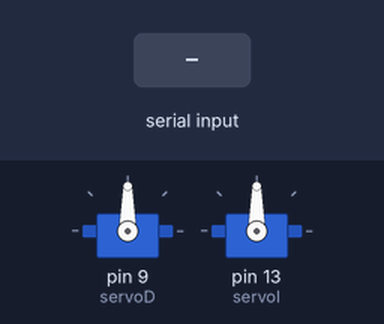
This sketch was run on a simulated Arduino Uno, built with avr-gcc and run on an emulated ATmega328P. On the bench: 2 × servo. The inputs (shaded band) are chosen by the test bench. What the sketch prints to the serial monitor is not drawn.

Above: at 1.2 s.
1.3 s: "j" received over Serial
At 1.7 s:
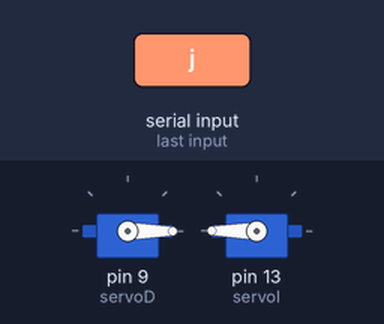
4.3 s: "s" received over the second serial link
At 5.7 s:
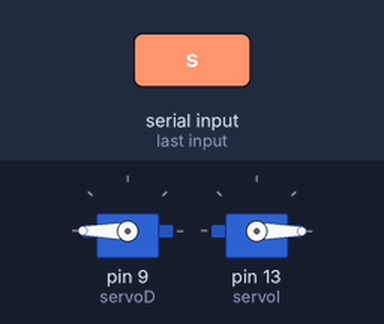
6.4 s: "a" received over Serial
At 6.8 s:
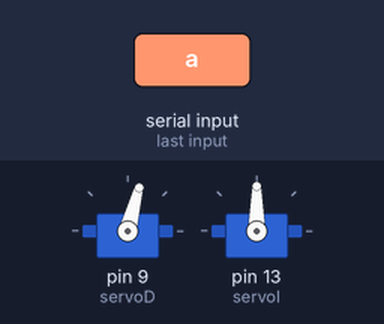
7.9 s: "g" received over the second serial link
At 8.05 s:
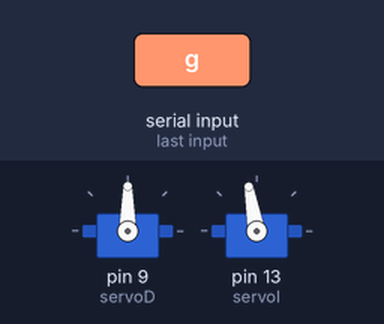
10.9 s: "a" received over the second serial link
At 11.35 s:
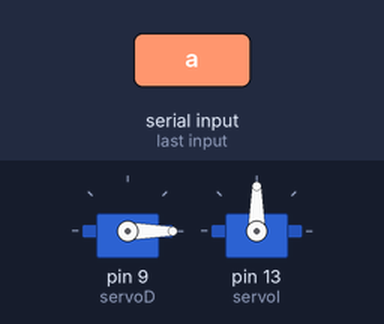
13.0 s: "j" received over the second serial link
At 13.7 s:
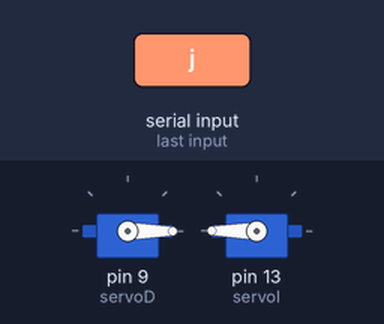
Timing chart, 0 to 16.0 s (numbered marks = the images above; inputs shaded):
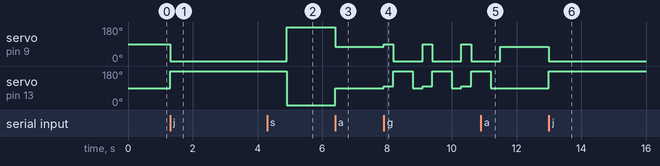

The sketch:

Proyecto.ino
```cpp
#include <Servo.h>
#include <SoftwareSerial.h>
#define horario 0
#define antihorario 180
#define detener 90
#define TXbluetooth 3
#define RXbluetooth 2

Servo servoD, servoI;

char orden;
SoftwareSerial BT(RXbluetooth,TXbluetooth);

void setup()
{
  servoD.attach(9);
  servoI.attach(13);
  Serial.begin(9600);
  BT.begin(9600);

}

void loop(){
  if (Serial.available() > 0)
  {
    orden = Serial.read();
    Serial.write(orden);
  }

  if (BT.available() > 0)
  {
    orden = BT.read();
    Serial.write(orden);
  }

  switch(orden){
  case 'w':  //Adelante
  servoD.write(horario);
  servoI.write(antihorario);
  break;

  case 's': //Atras
  servoD.write(antihorario);
  servoI.write(horario);
  break;

  case 'a':  //Girar izquierda
  servoD.write(75);
  servoI.write(detener);
  break;

  case 'd':  //Girar derecha
  servoD.write(detener);
  servoI.write(100);
  break;

  case 'y':  //Detenerse
  servoD.write(detener);
  servoI.write(detener);
  break;

  case 'j':  // Correr con curva
  servoD.write(horario);
  servoI.write(antihorario);
  delay(900);
  servoD.write(detener);
  servoI.write(100);
  break;

  case 'g': // correr en zic zac
  servoD.write(detener);
  servoI.write(100);
  delay(300);
  servoD.write(horario);
  servoI.write(antihorario);
  delay(600);
  servoD.write(0);
  servoI.write(detener);
  delay(300);
  break;

  case 'm': // Ruleta
  servoD.write(detener);
  servoI.write(100);
  delay(3500);
  servoD.write(horario);
  servoI.write(antihorario);
  delay(2000);
  break;

  default:
  servoD.write(detener);
  servoI.write(detener);
  break;

}
}
```

Measured:
- after the input at 1.3 s, servo on pin 9 (servoD): 90° → 0° at once; servo on pin 13 (servoI): 90° → 180° at once
- after the input at 4.3 s, servo on pin 9 (servoD): 0° → 180° after 0.60 s; servo on pin 13 (servoI): 180° → 0° after 0.60 s
- after the input at 6.4 s, servo on pin 9 (servoD): 180° → 75° at once; servo on pin 13 (servoI): 0° → 90° at once
- after the input at 7.9 s, servo on pin 9 (servoD): alternates 90° for 0.30 s and 0° for 0.90 s, starting at once; servo on pin 13 (servoI): 90° → 100° at once, then repeats every 1.2 s: 180° 0.60 s, 90° 0.30 s, 100° 0.30 s
- after the input at 10.9 s, servo on pin 13 (servoI): goes on until 11.2 s, then stays 90°
- after the input at 13.0 s, servo on pin 9 (servoD): 75° → 0° at once; servo on pin 13 (servoI): 90° → 180° at once
